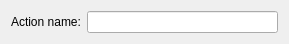
<?xml version="1.0" encoding="UTF-8"?>
<ui version="4.0">
 <class>SolidActionAdd</class>
 <widget class="QWidget" name="SolidActionAdd">
  <property name="geometry">
   <rect>
    <x>0</x>
    <y>0</y>
    <width>289</width>
    <height>40</height>
   </rect>
  </property>
  <layout class="QGridLayout" name="gridLayout">
   <item row="0" column="0">
    <layout class="QGridLayout" name="gridLayout_2">
     <item row="0" column="0">
      <widget class="QLabel" name="LblActionName">
       <property name="text">
        <string>Action name:</string>
       </property>
      </widget>
     </item>
     <item row="0" column="1">
      <widget class="KLineEdit" name="LeActionName">
       <property name="toolTip">
        <string>Enter the name for your new action</string>
       </property>
      </widget>
     </item>
    </layout>
   </item>
  </layout>
 </widget>
 <customwidgets>
  <customwidget>
   <class>KLineEdit</class>
   <extends>QLineEdit</extends>
   <header>klineedit.h</header>
  </customwidget>
 </customwidgets>
 <resources/>
 <connections/>
</ui>
